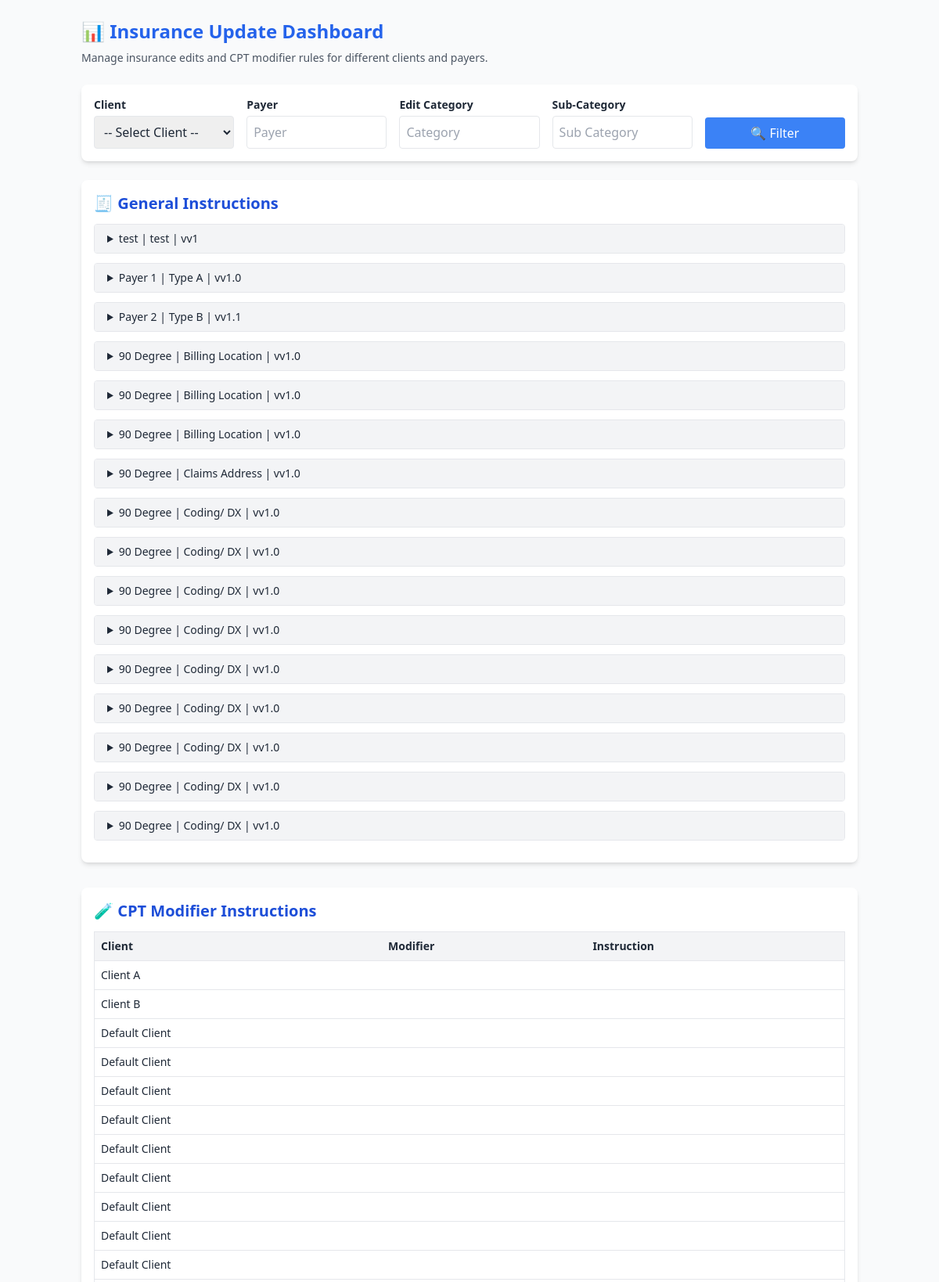
/dashboard/ (upper part), run on the app's committed database.
### insurance_update/models.py (models this page shows, shortened)
class InsuranceEdit(models.Model):
    client = models.ForeignKey('Client', on_delete=models.CASCADE)
    payer_name = models.CharField(max_length=255)
    payer_category = models.CharField(max_length=255)
    edit_type = models.CharField(max_length=50)
    edit_sub_category = models.CharField(max_length=255, blank=True, null=True)
    instruction = models.TextField()
    version = models.CharField(max_length=50)
    created_by = models.ForeignKey(settings.AUTH_USER_MODEL, on_delete=models.SET_NULL, null=True)
    created_at = models.DateTimeField(auto_now_add=True)

class ModifierRule(models.Model):
    client = models.ForeignKey('Client', on_delete=models.CASCADE)
    payer_name = models.CharField(max_length=255)
    payer_category = models.CharField(max_length=255)
    code_type = models.CharField(max_length=100)
    code_list = models.TextField(help_text="Comma-separated list of codes")
    sub_category = models.CharField(max_length=255, blank=True, null=True)
    modifier_instruction = models.TextField()
    created_by = models.ForeignKey(settings.AUTH_USER_MODEL, on_delete=models.SET_NULL, null=True)
    created_at = models.DateTimeField(auto_now_add=True)

class Client(models.Model):
    name = models.CharField(max_length=255)
    active = models.BooleanField(default=True)

### insurance_update/views.py (the view)
# urls.py: path('dashboard/', unified_dashboard, name='dashboard'),
def unified_dashboard(request):
    client_id = request.GET.get('client')
    payer = request.GET.get('payer')
    cpt_type = request.GET.get('cpt_type')
    cpt_code = request.GET.get('cpt_code')
    category = request.GET.get('edit_category')
    sub_category = request.GET.get('edit_sub_category')
    insurance_data = InsuranceEdit.objects.all()
    modifier_data = ModifierRule.objects.all()
    if client_id:
        insurance_data = insurance_data.filter(client_id=client_id)
        modifier_data = modifier_data.filter(client_id=client_id)
    if payer:
        insurance_data = insurance_data.filter(payer_name__icontains=payer)
    if category:
        insurance_data = insurance_data.filter(edit_type__icontains=category)
    if sub_category:
        insurance_data = insurance_data.filter(edit_sub_category__icontains=sub_category)
    context = {
        'insurance_data': insurance_data,
        'modifier_data': modifier_data,
        'clients': Client.objects.all(),
    }
    return render(request, 'dashboard.html', context)

### insurance_update/templates/dashboard.html (shortened to what this page needs)
<!DOCTYPE html>
<html lang="en">
<head>
  <script src="https://cdn.tailwindcss.com"></script>
</head>
<body class="bg-gray-50 text-gray-800">
  <div class="container mx-auto px-4 py-6">
    <div class="mb-6">
      <h1 class="text-2xl font-bold text-blue-600 mb-2">📊 Insurance Update Dashboard</h1>
      <p class="text-sm text-gray-600">Manage insurance edits and CPT modifier rules for different clients and payers.</p>
    </div>
    <form method="get" class="bg-white p-4 rounded-lg shadow-md mb-6 grid grid-cols-1 md:grid-cols-5 gap-4">
      <div>
        <label class="text-sm font-semibold block mb-1">Client</label>
        <select name="client" class="w-full border rounded p-2">
          <option value="">-- Select Client --</option>
        </select>
      </div>
      <div>
        <label class="text-sm font-semibold block mb-1">Payer</label>
        <input name="payer" placeholder="Payer" class="w-full border p-2 rounded" />
      </div>
      <div>
        <label class="text-sm font-semibold block mb-1">Edit Category</label>
        <input name="edit_category" placeholder="Category" class="w-full border p-2 rounded" />
      </div>
      <div>
        <label class="text-sm font-semibold block mb-1">Sub-Category</label>
        <input name="edit_sub_category" placeholder="Sub Category" class="w-full border p-2 rounded" />
      </div>
      <div class="flex items-end">
        <button type="submit" class="w-full bg-blue-500 hover:bg-blue-600 text-white px-4 py-2 rounded">
          🔍 Filter
        </button>
      </div>
    </form>
    <div class="bg-white p-4 rounded-lg shadow-md mb-8">
      <h2 class="text-xl font-semibold text-blue-700 mb-3">🧾 General Instructions</h2>
      {% for item in insurance_data %}
        <details class="mb-3 border border-gray-200 rounded overflow-hidden">
          <summary class="px-4 py-2 cursor-pointer bg-gray-100 hover:bg-gray-200 text-sm font-medium">
            {{ item.payer_name }} | {{ item.edit_type }} | v{{ item.version }}
          </summary>
        </details>
      {% empty %}
        <p class="text-gray-500">No general instructions found.</p>
      {% endfor %}
    </div>
    <div class="bg-white p-4 rounded-lg shadow-md">
      <h2 class="text-xl font-semibold text-blue-700 mb-3">🧪 CPT Modifier Instructions</h2>
      <div class="overflow-x-auto">
        <table class="min-w-full text-sm border border-gray-200">
          <thead class="bg-gray-100">
            <tr>
              <th class="p-2 border-b text-left">Client</th>
              <th class="p-2 border-b text-left">Modifier</th>
              <th class="p-2 border-b text-left">Instruction</th>
            </tr>
          </thead>
          <tbody>
            {% for rule in modifier_data %}
              <tr class="hover:bg-gray-50 border-b">
                <td class="p-2">{{ rule.client.name }}</td>
                <td class="p-2">{{ rule.modifier_code }}</td>
                <td class="p-2">{{ rule.instruction }}</td>
              </tr>
            {% empty %}
              <tr>
                <td colspan="3" class="p-2 text-center text-gray-500">No modifier instructions found.</td>
              </tr>
            {% endfor %}
          </tbody>
        </table>
      </div>
    </div>
  </div>
</body>
</html>

### data on the page
InsuranceEdit: payer_name "test", edit_type "test", version "v1"
InsuranceEdit: payer_name "Payer 1", edit_type "Type A", version "v1.0"
InsuranceEdit: payer_name "Payer 2", edit_type "Type B", version "v1.1"
InsuranceEdit: payer_name "90 Degree", edit_type "Billing Location", version "v1.0"
InsuranceEdit: payer_name "90 Degree", edit_type "Billing Location", version "v1.0"
InsuranceEdit: payer_name "90 Degree", edit_type "Billing Location", version "v1.0"
InsuranceEdit: payer_name "90 Degree", edit_type "Claims Address", version "v1.0"
InsuranceEdit: payer_name "90 Degree", edit_type "Coding/ DX", version "v1.0"
InsuranceEdit: payer_name "90 Degree", edit_type "Coding/ DX", version "v1.0"
InsuranceEdit: payer_name "90 Degree", edit_type "Coding/ DX", version "v1.0"
InsuranceEdit: payer_name "90 Degree", edit_type "Coding/ DX", version "v1.0"
InsuranceEdit: payer_name "90 Degree", edit_type "Coding/ DX", version "v1.0"
InsuranceEdit: payer_name "90 Degree", edit_type "Coding/ DX", version "v1.0"
InsuranceEdit: payer_name "90 Degree", edit_type "Coding/ DX", version "v1.0"
InsuranceEdit: payer_name "90 Degree", edit_type "Coding/ DX", version "v1.0"
InsuranceEdit: payer_name "90 Degree", edit_type "Coding/ DX", version "v1.0"
ModifierRule: client.name "Client A"
ModifierRule: client.name "Client B"
ModifierRule: client.name "Default Client"
ModifierRule: client.name "Default Client"
ModifierRule: client.name "Default Client"
ModifierRule: client.name "Default Client"
ModifierRule: client.name "Default Client"
ModifierRule: client.name "Default Client"
ModifierRule: client.name "Default Client"
ModifierRule: client.name "Default Client"
ModifierRule: client.name "Default Client"
